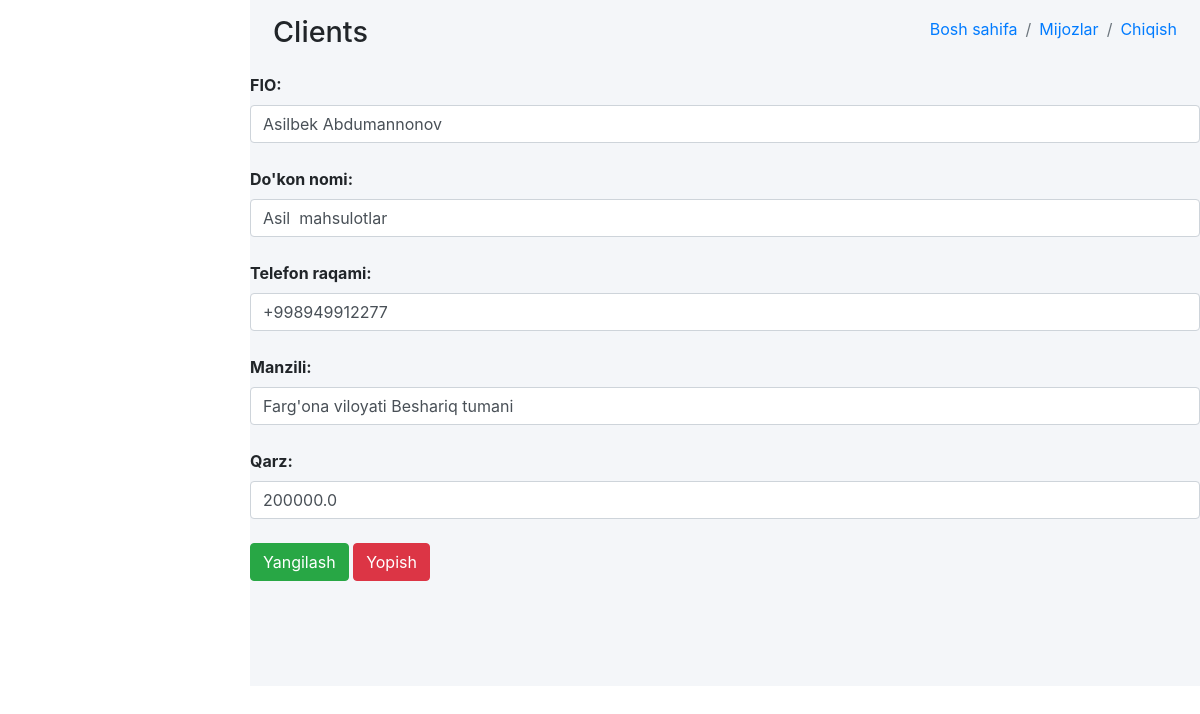
The app's page /main/mijoz_tahrirlash/2/ (signed in), older data.
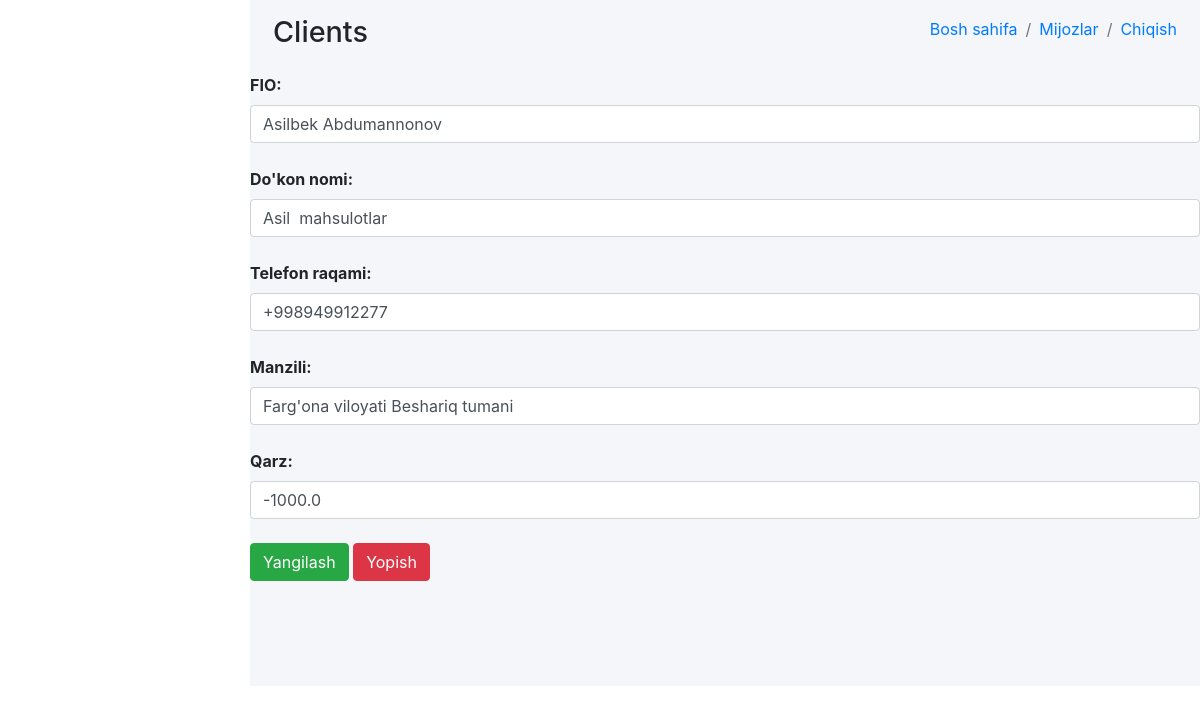
The same page, newer data.
### mainApp/models.py (models this page shows, shortened)
class Mijoz(models.Model):
    ism = models.CharField(max_length=255)
    dokon = models.CharField(max_length=255, blank=True, null=True)
    tel = models.CharField(max_length=14)
    manzil = models.TextField()
    tarqatuvchi = models.ForeignKey(Tarqatuvchi, on_delete=models.CASCADE)
    qarz = models.FloatField(default=0, null=True, blank=True)

### mainApp/views.py (the view, shortened to what this page needs)
# urls.py: path('mijoz_tahrirlash/<int:pk>/', MijozlarniTahrirlashView.as_view(), name='mijoz_tahrirlash'),
class MijozlarniTahrirlashView(View):
    def get(self, request, pk):
        if request.user.is_authenticated:
            context={
                'client': Mijoz.objects.get(id=pk),
                'tarqatuvchi': request.user
            }
            return render(request, 'mijoz-tahrirlash.html', context)
        return redirect('login')

### templates/mijoz-tahrirlash.html (shortened to what this page needs)
<!DOCTYPE html>
<html lang="en">
<head>
  <link rel="stylesheet" href="/static/plugins/fontawesome-free/css/all.min.css">
  <link rel="stylesheet" href="https://code.ionicframework.com/ionicons/2.0.1/css/ionicons.min.css">
  <link rel="stylesheet" href="/static/dist/css/adminlte.min.css">
  <link rel="stylesheet" href="https://maxcdn.bootstrapcdn.com/bootstrap/4.5.2/css/bootstrap.min.css">
</head>
<body class="hold-transition sidebar-mini">
<div class="wrapper">
  <div class="content-wrapper">
    <div class="content-header">
      <div class="container-fluid">
        <div class="row mb-2">
          <div class="col-sm-6">
            <h1 class="m-0">Clients</h1>
          </div>
          <div class="col-sm-6">
            <ol class="breadcrumb float-sm-right">
              <li class="breadcrumb-item"><a href="{%url 'bolimlar'%}">Bosh sahifa</a></li>
              <li class="breadcrumb-item active"><a href="{%url 'mijozlar'%}">Mijozlar</a></li>
              <li class="breadcrumb-item"><a href="{%url 'logout'%}">Chiqish</a></li>
            </ol>
          </div>
        </div>
      </div>
    </div>
          <form method="post" id="edit-product-form"  >
              <label for="edit-product-name">FIO:</label>
              <input type="text" name="ism" value="{{client.ism}}" placeholder="Mijoz to'liq ismi..." id="edit-product-name" class="form-control" required>
                <br>
              <label for="edit-product-name">Do'kon nomi:</label>
              <input type="text" name="dokon" value="{{client.dokon}}" placeholder="Do'kon nomi..." id="edit-product-brend" class="form-control" required>
              <br>
              <label for="edit-product-name">Telefon raqami:</label>
              <input type="text" name="tel" value="{{client.tel}}" placeholder="Telefon raqami..." id="edit-product-price" class="form-control" required>
              <br>
              <label for="edit-product-name">Manzili:</label>
              <input type="text" name="manzil" value="{{client.manzil}}" placeholder="Mijoz manzili..." id="edit-product-amount" class="form-control" required>
              <br><label for="edit-product-name">Qarz:</label>
              <input type="text" name="qarz" value="{{client.qarz}}" id="edit-product-amount1" class="form-control" required>
              <br>
            <button type="submit" class="btn btn-success">Yangilash</button>
              <a href="{%url 'mijozlar'%}"><button type="button" class="btn btn-danger" data-dismiss="modal">Yopish</button></a>
      </form>
</body>
</html>

Row changes from the older to the newer data that the page shows:
changed Mijoz "Asilbek Abdumannonov": qarz "200000.0" → "-1000.0"
